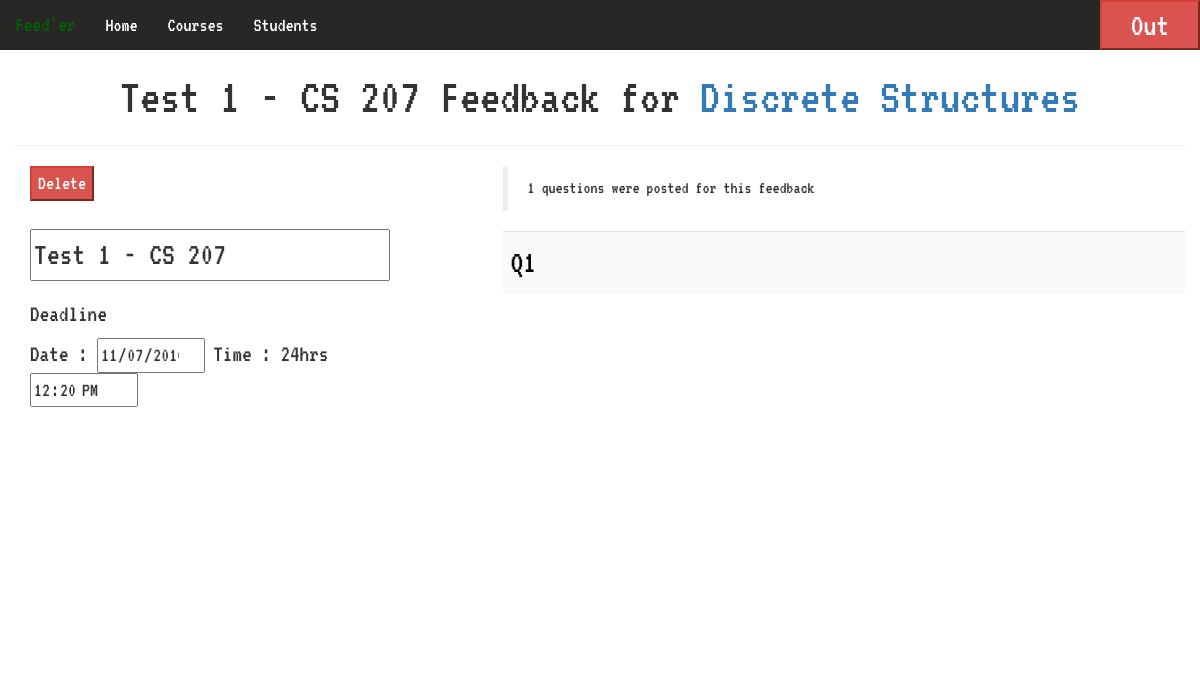
The page /special_admin/feedback/form/35/ (signed in) on the database its author committed.
### special_admin/models.py (models this page shows, shortened)
class FeedBackForm(models.Model):
    name = models.CharField(max_length=50)
    question_set = models.TextField()
    deadline = models.CharField(max_length=20)
    course = models.ForeignKey(Course, on_delete=models.CASCADE, null=True)

class Course(models.Model):
    code = models.CharField(max_length=10)
    name = models.CharField(max_length=50)
    students = models.ManyToManyField(Student)

### special_admin/views.py (the view)
# urls.py: url(r'^feedback/form/(?P<pk>[1-9][0-9]*)/$', views.old_feedback_form, name='old_feedback_form'),
def old_feedback_form(request, pk):
    selected_fb_form = get_object_or_404(FeedBackForm, pk=pk)
    selected_course = Course.objects.get(pk=selected_fb_form.course_id)
    date_time_parts = selected_fb_form.deadline.split(" ")
    date = date_time_parts[0].split("/")
    time = date_time_parts[1].split(":")
    question_set = selected_fb_form.question_set.split(fbs.form_delimiter)
    if request.method == 'POST':
        if 'delete_fb_form' in request.POST:
            selected_fb_form.delete()
            return PerRedirect(reverse('special_admin:feedback_forms', kwargs={'pk': selected_course.pk}))
    elif request.method == 'GET':
        if request.session.get(sk.special_admin_logged, False):
            return render(request, 'special_admin/fb_form_crud/old_fb_form.html', {'fb_form': selected_fb_form,
                                                                                   'year': date[2],
                                                                                   'month': date[1],
                                                                                   'day': date[0],
                                                                                   'hour': time[0],
                                                                                   'minute': time[1],
                                                                                   'course': selected_course,
                                                                                   'question_set': question_set})
        else:
            return render(request, 'special_admin/login.html')

### special_admin/templates/special_admin/fb_form_crud/old_fb_form.html (shortened to what this page needs)
{% extends 'special_admin/base.html' %}
{% block body %}
    <div class='container-fluid'>
        <h1 style='text-align: center;margin: 0;font-size: 50px'>{{ fb_form.name }} Feedback for <a
                href="{% url 'special_admin:feedback_forms' course.pk %}">{{ course.name }}</a></h1>
        <hr>
        <div class='col-xs-4'>
            <form method="post" action="{% url 'special_admin:old_feedback_form' fb_form.pk %}" class="form-horizontal">
                <input type="submit" name="delete_fb_form" value="Delete" class="btn-danger">
            </form>
            <div>
                <form id='create_fb_form_form'>
                    <br>
                    <input style='width: 100%;font-size: xx-large' type='text' id='fb_form_name' name='fb_form_name'
                           value='{{ fb_form.name }}'
                           placeholder='Give it a name'
                           readonly><br>
                    <h3>Deadline</h3>
                    <span style="font-size: x-large">Date : </span><input style='width: 30%' id='fb_form_deadline_date'
                                                                          type='date'
                                                                          value='{{ year }}-{{ month }}-{{ day }}'
                                                                          name='fb_form_deadline_date'
                                                                          readonly>
                    <span style="font-size: x-large">Time : 24hrs</span> <input style='width: 30%'
                                                                                id='fb_form_deadline_time'
                                                                                type='time' name='task_deadline_time'
                                                                                value='{{ hour }}:{{ minute }}'
                                                                                readonly><br><br>
                </form>
            </div>
        </div>
        <div class='col-xs-1'></div>
        <div class='col-xs-7'>
            <div style='overflow: auto;height: 500px' class='row'>
                <blockquote>
                    {{ question_set|length }} questions were posted for this feedback
                </blockquote>
                <table id='questions' class="table table-hover table-striped">
                    {% for question in question_set %}
                        <tr>
                            <td class="question">
                                {{ question }}
                            </td>
                        </tr>
                    {% endfor %}
                </table>
            </div>
        </div>
    </div>
{% endblock %}

### special_admin/templates/special_admin/base.html (style rules this page uses)
body { font-family: 'VT323', monospace; font-size: 20px; background-size: cover; background-image: url("http://wallpapercave.com/wp/4SSFz3R.png"); }

### special_admin/templates/special_admin/fb_form_crud/old_fb_form.html (style rules this page uses)
.question { width: 90%; }
#questions { list-style: decimal; font-size: xx-large; margin-bottom: 10px; margin-top: 10px; color: black; }

### rows shown on the page
FeedBackForm: name "Test 1 - CS 207", fb_form_name "Test 1 - CS 207", question_set "Q1"
Course: name "Discrete Structures"

### other values the page prints
{{ question_set|length }} "1"
